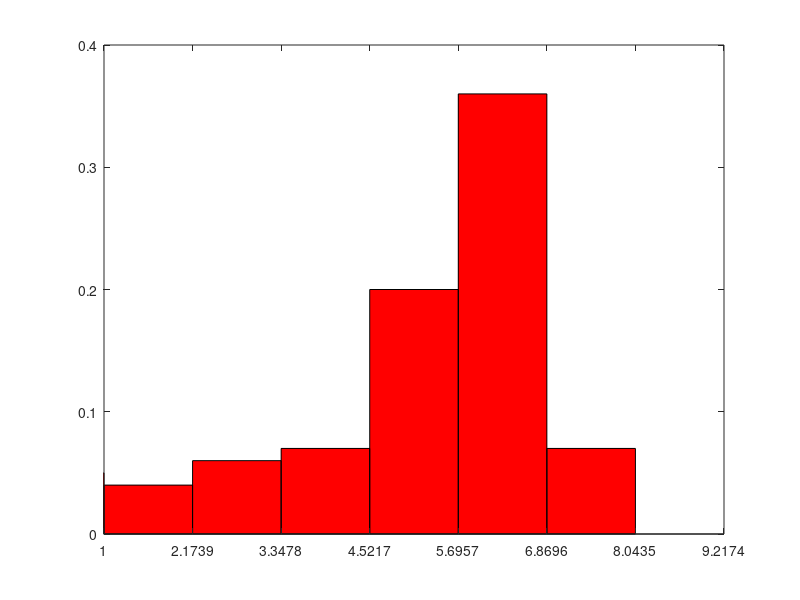

Write MATLAB code to recreate this figure. (Note: this script raises an error after producing the figure.)
function f = problem3()
data = [1;9;7;7;10;8;10;6;6;8;6;9;5;6;7;6;6;6;7;7;10;8;7;1;10;9;8;8;6;10;7;8;3;7;6;8;6;4;5;8;10;8;8;9;6;9;5;5;6;7;10;6;3;6;6;6;10;7;6;2;6;4;10;4;8;7;8;4;7;9;8;9;10;8;2;5;8;6;10;4;4;10;7;6;3;7;7;8;1;10;10;7;7;7;10;3;5;5;8;8];
vect = sort(data,1)
%a
n = 1 + (10/3)*log10(size(data,1))
l = (vect(size(vect,1))-vect(1))/n
x = 1:l:10
ncount = histc(data,x)
relativefreq = ncount/length(data)
bar(x-l/2, relativefreq,1,"red")
xlim([min(x) max(x)])
set(gca, 'xtick', x)




%b
n = size(data,1)
M = median(data)
q1range = n*(1/4)
q2range = n*(1/2)
q3range = n*(3/4)
tbl = tabulate(data)
t = array2table(tbl,'VariableNames',{'Value','Count','Percent'})

b=cumsum(t.Count, 1)
i1 = 0
i2 = 0
i3 = 0
for i = 1:size(b,1)
    if(b(i)>q1range)&&(i1==0)
        i1 = i
    end

    if(b(i)>q2range)&&(i2==0)
        i2 = i
    end

    if(b(i)>q3range)&&(i3==0)
        i3 = i
    end
end

t.Value(i1)
t.Value(i2)
t.Value(i3)
inqr=iqr(data)
inqdev=inqr/2
capat1=t.Value(i1)-(3/2)*inqr
capat2=t.Value(i3)+(3/2)*inqr

i=1
while(t.Value(i)<capat1)&&(i<=size(t.Value,1))
    t.Value(i)
    i = i+1
end

i=1
while(t.Value(i)>capat2)&&(i<=size(t.Value,1))
    t.Values(i)
    i = i+1
end




%c
sum_data = 0
for i = 1:size(t.Value)
    sum_data = sum_data + t.Value(i)^2 * t.Count(i)
end
moment2 = sum_data/size(data,1)
var(data)
var_coeff = sqrt(var(data))/mean(data)




%d
boxplot(data)
